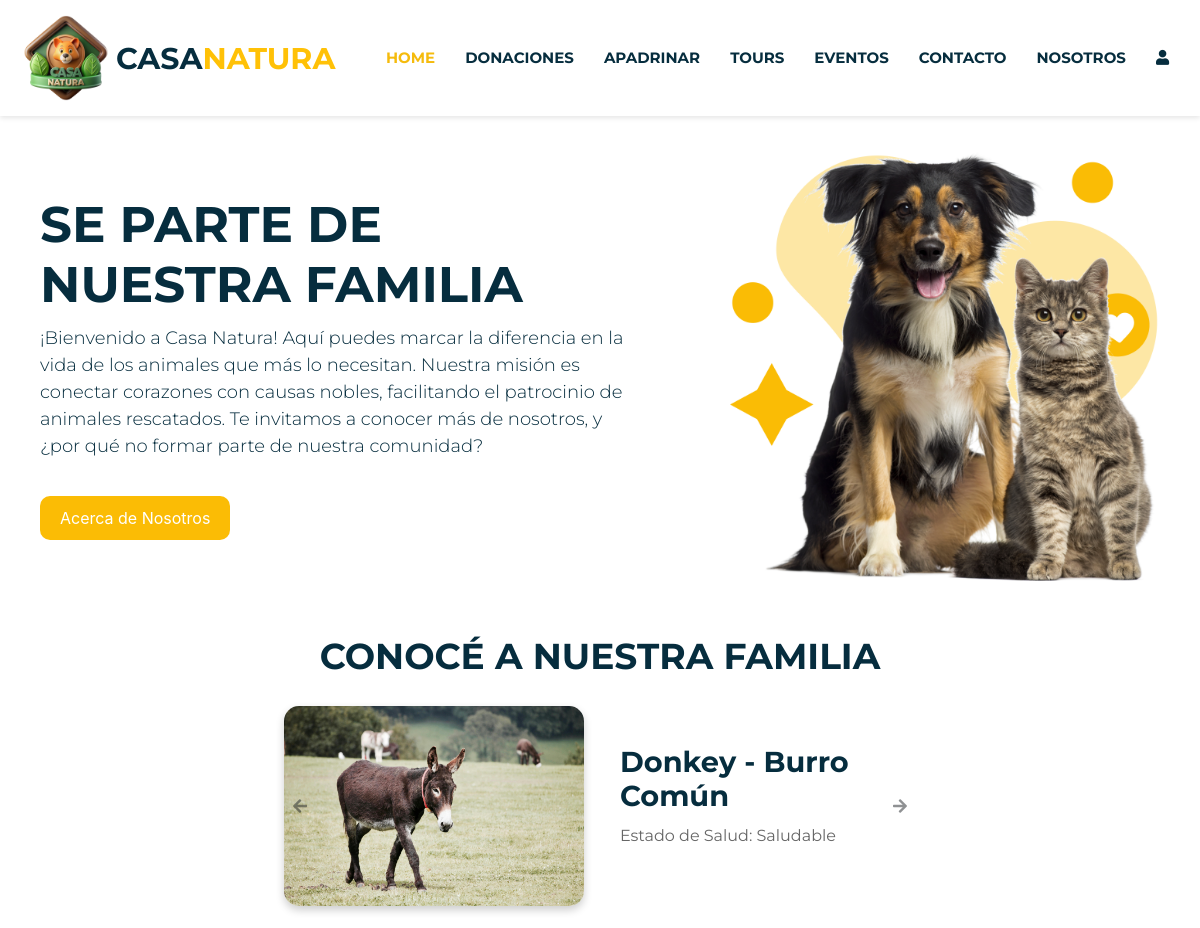
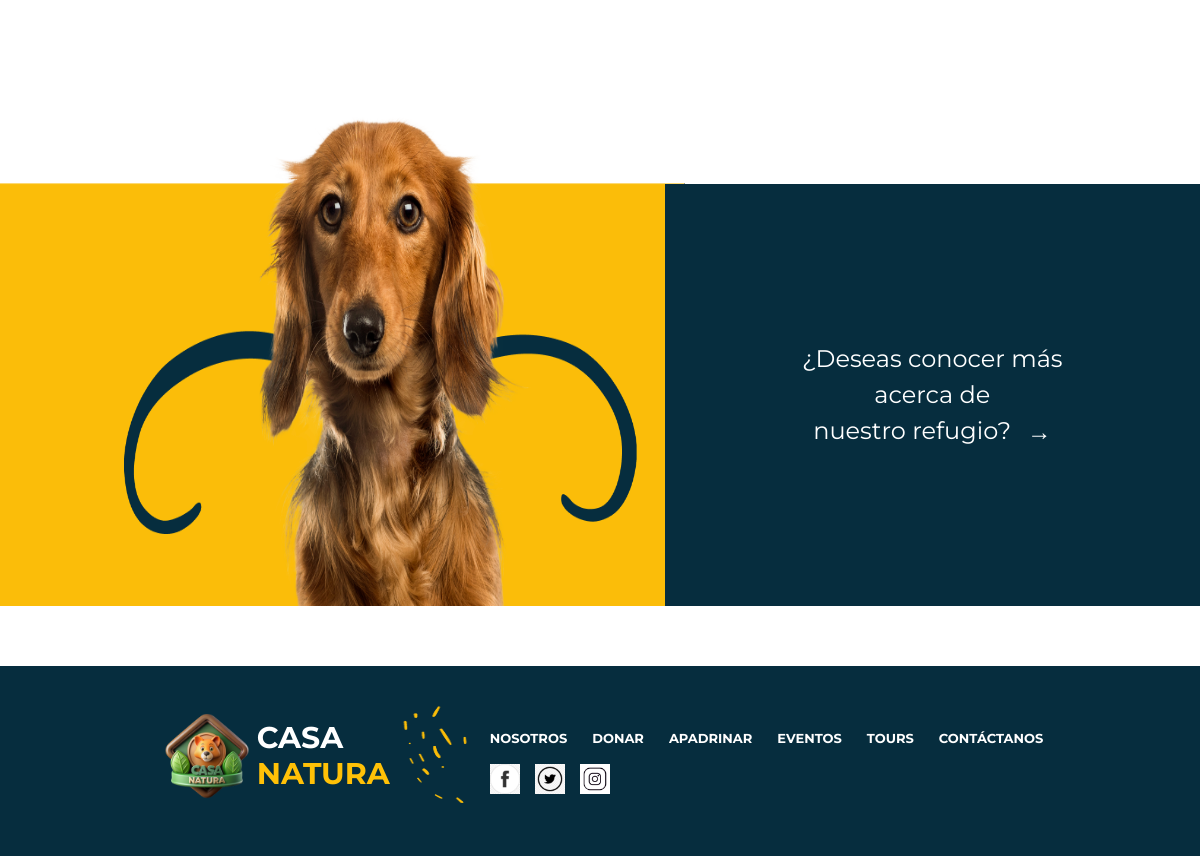
The page / on the database its author committed (2 pictures, top to bottom).
### tables this page shows
CREATE TABLE `animal` (
  `ID_Animal` int(10) NOT NULL,
  `Nombre` varchar(30) NOT NULL,
  `Raza` varchar(30) NOT NULL,
  `Especie` varchar(30) NOT NULL,
  `Fecha_Ingreso` date NOT NULL,
  `Estado_Salud` varchar(20) NOT NULL,
  `Fecha_Nacimiento` date NOT NULL,
  `Apadrinado` tinyint(1) NOT NULL,
  `Imagen` varchar(255) NOT NULL,
  `Historia` varchar(255) NOT NULL,
  `Necesidades` varchar(255) NOT NULL
);

### homepage.php (the view, shortened to what this page needs)
<!DOCTYPE html>
<html lang="en">
<head>
    <link href="https://cdnjs.cloudflare.com/ajax/libs/font-awesome/5.15.4/css/all.min.css" rel="stylesheet">
    <link rel="stylesheet" href="./css/style.css" >
    <link rel="stylesheet" href="https://cdn.jsdelivr.net/npm/bootstrap@4.3.1/dist/css/bootstrap.min.css">
</head>
<body>
    <?php
        include("fragmentos.php");
        echo $navbar;
    ?>
    <div class="d-flex justify-content-between align-items-center mt-4">
        <div class="text-container">
            <h1 class="title">SE PARTE DE <br> NUESTRA FAMILIA</h1>
            <p class="welcome-text">
            ¡Bienvenido a Casa Natura! Aquí puedes marcar la diferencia en la vida de los animales que más lo necesitan. Nuestra misión es conectar corazones con causas nobles, facilitando el patrocinio de animales rescatados.
            Te invitamos a conocer más de nosotros, y ¿por qué no formar parte de nuestra comunidad?
            </p>
            <button class="about-btn">Acerca de Nosotros</button>
        </div>
        <div class="image-container">
            <img src="imagenes/img1.png" alt="Descripción de la imagen" class="img-fluid">
        </div>
    </div>
    <h2 class="family-title">CONOCÉ A NUESTRA FAMILIA</h2>
<div class="d-flex justify-content-center mb-5">
    <div id="animalCarouselHP" class="carousel slide" data-bs-ride="carousel" data-bs-interval="7000">
        <div class="carousel-inner">
            <?php
            include('./actions/conexion.php');
            $query = "SELECT Imagen, Nombre, Raza, Estado_Salud FROM animal";
            $result = $conn->query($query);
            if ($result && $result->num_rows > 0) {
                $index = 0;
                while ($animal = $result->fetch_assoc()): ?>
                    <div class="carousel-item <?php echo $index === 0 ? 'active' : ''; ?>">
                        <div class="carousel-contentHP d-flex">
                            <div class="image-containerHP w-50">
                                <img src="./actions/<?php echo $animal['Imagen']; ?>" alt="<?php echo htmlspecialchars($animal['Nombre']); ?>" class="img-fluid">
                            </div>
                            <div class="text-container-carouselHP w-50">
                                <h3><?php echo htmlspecialchars($animal['Nombre']); ?> - <?php echo htmlspecialchars($animal['Raza']); ?></h3>
                                <p>Estado de Salud: <?php echo htmlspecialchars($animal['Estado_Salud']); ?></p>
                            </div>
                        </div>
                    </div>
                <?php
                $index++;
                endwhile;
            } else {
                echo "<p>No se encontraron animales.</p>";
            }
            ?>
        </div>
        <a class="carousel-control-prev" data-bs-target="#animalCarouselHP" data-bs-slide="prev">
            <i class="fas fa-arrow-left" aria-hidden="true"></i>
        </a>
        <a class="carousel-control-next" data-bs-target="#animalCarouselHP" data-bs-slide="next">
            <i class="fas fa-arrow-right" aria-hidden="true"></i>
        </a>
    </div>
</div>
    <div class="bottom-section">
        <div class="left-image">
            <img src="imagenes/img3.png" alt="Descripción de la imagen" class="img-fluid-info">
        </div>
        <div class="right-box">
            <a href="quienessomos.php">
                ¿Deseas conocer más <br> acerca de <br> nuestro refugio?
                <span class="arrow">→</span>
            </a>
        </div>
    </div>
    <?php
    include("fragmentos.php");
    echo $footer;
    ?>
</body>
</html>

### css/style.css (style rules this page uses)
body { font-family: 'Montserrat', sans-serif; margin: 0; display: flex; flex-direction: column; padding: 0; box-sizing: border-box; font-weight: bold; min-height: 100vh; }
.about-btn { margin-top: 20px; padding: 10px 20px; border-radius: 10px; max-width: fit-content; color: white; background-color: #FBBC05; border: none; transition: background-color 0.3s, color 0.3s; }
.family-title { font-family: 'Montserrat', sans-serif; font-weight: bold; font-size: 36px; text-align: center; margin-top: 40px; color: #062D3E; }
#animalCarouselHP { max-width: 900px; margin: auto; }
.carousel-contentHP { display: flex; flex-wrap: wrap; align-items: center; justify-content: center; text-align: center; gap: 20px; padding: 20px; }
.image-containerHP img { max-width: 300px; border-radius: 15px; object-fit: cover; box-shadow: 0 4px 8px rgba(0, 0, 0, 0.2); }
.text-container-carouselHP { flex: 1; max-width: 500px; text-align: left; }
.text-container-carouselHP h3 { font-size: 1.8rem; font-family: 'Montserrat', sans-serif; font-weight: bold; margin-bottom: 10px; color: #062D3E; }
.text-container-carouselHP p { font-family: 'Montserrat', sans-serif; font-size: 1rem; line-height: 1.5; margin-bottom: 20px; color: #666; }
.bottom-section { display: flex; justify-content: center; align-items: flex-end; margin: 60px 0; }
.left-image { width: 70%; padding: 0; }
.img-fluid { width: 100%; height: auto; }
.img-fluid-info { width: 100%; height: 500px; }
.right-box { width: 54%; background-color: #062D3E; color: white; padding: 99px 20px; display: flex; justify-content: center; font-family: 'Montserrat', sans-serif; align-items: center; text-align: center; margin-left: -20px; height: 422px; }
.right-box a { color: white; text-decoration: none; font-size: 24px; display: inline-block; margin: 0; transition: color 0.3s; }
.right-box .arrow { margin-left: 10px; vertical-align: middle; }
.text-container { text-align: left; width: 50%; margin-left: 40px; }
.title { font-weight: bold; font-size: 50px; text-align: left; color: #062D3E; font-family: 'Montserrat', sans-serif; }
.welcome-text { font-family: 'Montserrat', sans-serif; font-weight: 300; color: #062D3E; font-size: 18px; margin-top: 10px; }
.image-container { float: left; width: 40%; }
button { color: white; padding: 10px 20px; border: none; border-radius: 5px; cursor: pointer; width: 100%; }
input, select, button { width: 100%; margin-bottom: 15px; padding: 8px; border-radius: 3px; border: 1px solid #ccc; }
body { font-family: Arial, sans-serif; margin: 0; padding: 0; }

### rows shown on the page
animal: Imagen (picture), Nombre "Donkey", Raza "Burro Común", Estado_Salud "Saludable"
